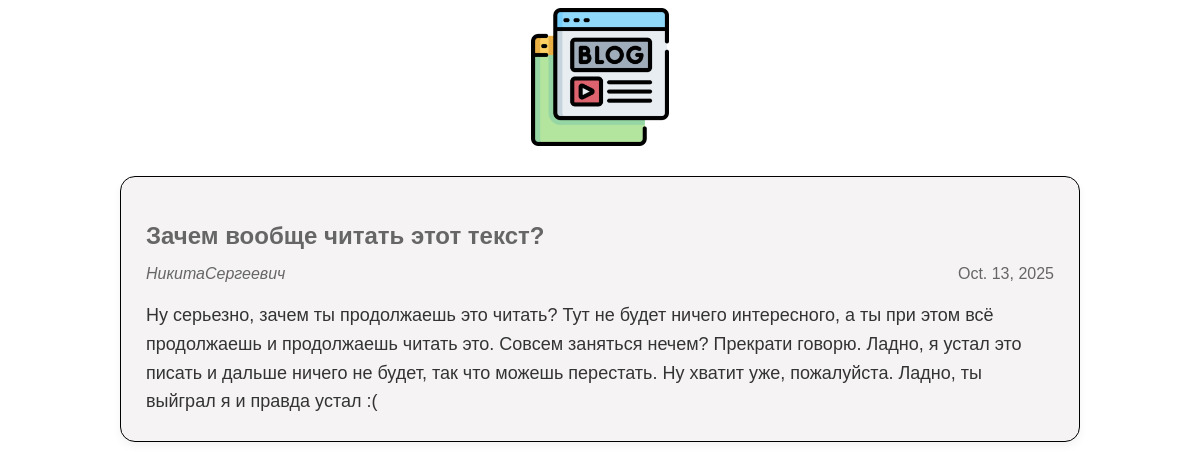
/article/new3/, run on the app's committed database.
### articles/models.py (models this page shows, shortened)
class Article(models.Model):
    title = models.CharField(max_length=200)
    author = models.ForeignKey(User, on_delete=models.CASCADE)
    text = models.TextField()
    created_date = models.DateField(auto_now_add=True)

### articles/views.py (the view)
# urls.py: path('<int:article_id>/', views.get_article, name='get_article'),
def get_article(request, article_id):
    try:
        post = Article.objects.get(id=article_id)
        return render(request, 'article.html', {"post": post})
    except Article.DoesNotExist:
        raise Http404

### articles/templates/article.html (shortened to what this page needs)
<!DOCTYPE html>
<html>
<head>
</head>
<link rel="stylesheet" href="/static/index.css">
<body>
    <div class="header">
        <a href="http://127.0.0.1:8000">
            <img src="/static/img/logo.png"/>
        </a>
    </div>
    <div class="article">
        <div class="one-post">
            <h2 class="post-title">{{ post.title }}</h2>
            <div class="article-info">
                <div class="article-author">{{ post.author.username }}</div>
                <div class="article-created-date">{{ post.created_date }}</div>
            </div>
            <p class="article-text">{{ post.text }}</p>
        </div>
    </div>
</body>
</html>

### static/index.css (style rules this page uses)
body { background: #ffffff; font-family: Tahoma, Arial, sans-serif; color: #666; font-style: none; }
p, h4 { font-size: 20px; margin-bottom: 0; font-style: none; }
.header img { display: block; width: 138px; margin-left: auto; margin-right: auto; }
.article { width: 960px; margin-left: auto; margin-right: auto; }
.article-author { width: 50%; float: left; font-style: italic; }
.article-author { width: 50%; float: left; }
.article-created-date { text-align: right; }
.one-post { background-color: rgb(245, 243, 243); border: 1px solid #000000; border-radius: 15px; padding: 25px; margin-bottom: 30px; margin-top: 30px; box-shadow: 0 4px 8px rgba(0, 0, 0, 0.05); transition: box-shadow 0.3s ease; font-style: none; }
.one-post h2.post-title { margin-bottom: 15px; font-style: none; }
.article-info { display: flex; justify-content: space-between; align-items: center; margin-bottom: 15px; font-size: 16px; color: #666; }
.article-text { font-size: 18px; line-height: 1.6; color: #333; font-style: none; }
a { text-decoration: none; }

### data on the page
Article: title "Зачем вообще читать этот текст?", author.username "НикитаСергеевич", created_date "Oct. 13, 2025", text "Ну серьезно, зачем ты продолжаешь это читать? Тут не будет ничего интересного, а ты при этом всё продолжаешь и продолжаешь читать это. Совсем заняться нечем? Прекрати говорю. Ладно, я устал это писать и дальше ничего не будет, так что можешь перестать. Ну хватит уже, пожалуйста. Ладно, ты выйграл я и правда устал :("
